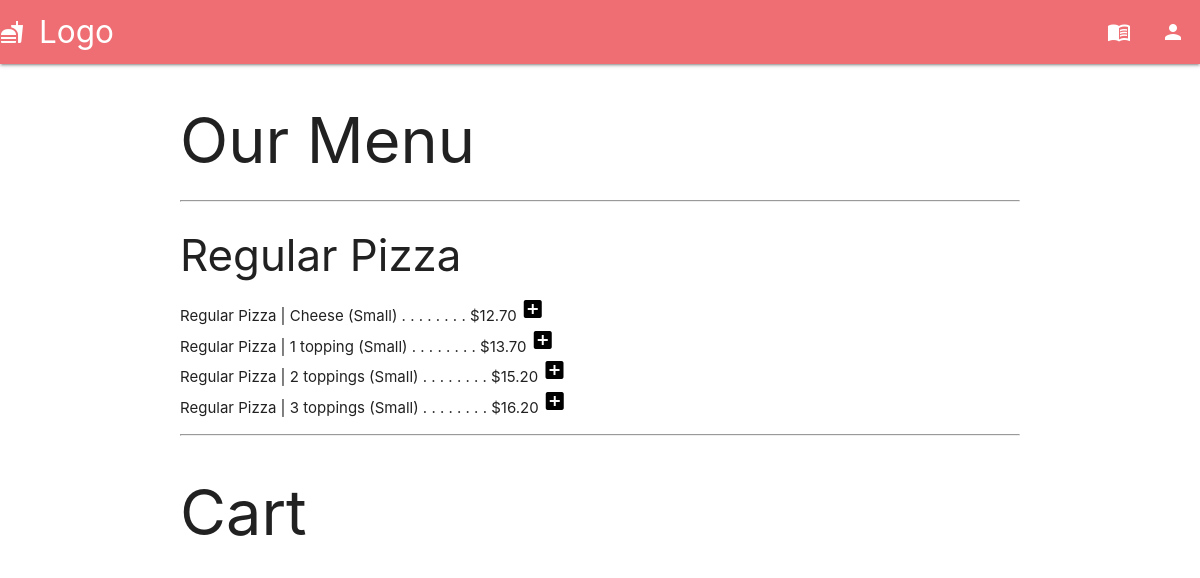
Before: / with the older database file.
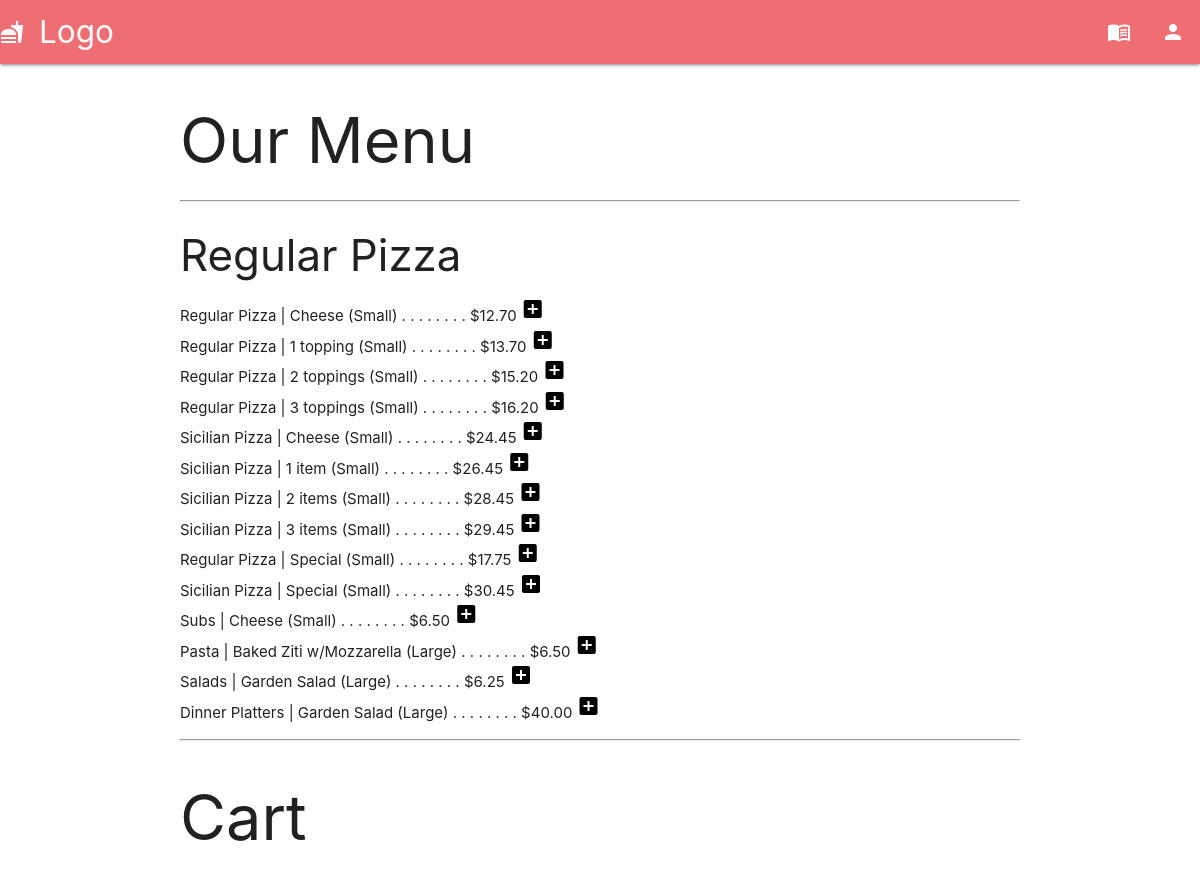
After: the same page with the newer database file.
### eshop/models.py (models this page shows, shortened)
class MenuItem(models.Model):
    category = models.ForeignKey('Category', on_delete=models.CASCADE)
    name = models.CharField(max_length=32)
    size = models.ForeignKey('Size', on_delete=models.CASCADE)
    price = models.DecimalField(decimal_places=2, max_digits=5, default=0)
    toppings = models.IntegerField() # How many toppings can you add?
    def __str__(self):
        return f"{self.category} | {self.name} ({self.size.name}) . . . . . . . . ${self.price}"

class Category(models.Model):
    name = models.CharField(max_length=32)
    def __str__(self):
        return f"{self.name}"

class Size(models.Model):
    name = models.CharField(max_length=32)

### eshop/views.py (the view)
# urls.py: path('', views.menu, name='menu'),
def menu(request):
    context = {
        'menu': MenuItem.objects.all()
    }
    return render(request, 'eshop/index.html', context)

### eshop/templates/eshop/index.html (shortened to what this page needs)
{% extends "base.html" %}
{% load static %}
{% block body %}
<h1>Our Menu</h1>
<hr>
<h3>Regular Pizza</h3>
    <ul>
        {% for item in menu %}
            <li>
                {{item}} <button class="to-cart material-icons" style="display:contents; cursor: pointer; width: 1em;" data-productId="{{item.id}}">add_box</button>
            </li>
        {% endfor %}
    </ul>
<hr>
<h1>Cart</h1>
{% endblock %}

### templates/base.html (shortened to what this page needs)
<html>
  <head>
    {% load static %}
    <link type="text/css" rel="stylesheet" href="{% static "css/materialize.min.css" %}"  media="screen,projection"/>
  </head>
  <body>
  <nav>
      <div class="nav-wrapper">
        <a href="#!" class="brand-logo"><i class="material-icons">fastfood</i>Logo</a>
        <ul class="right hide-on-med-and-down">
          <li><a href="collapsible.html"><i class="material-icons">menu_book</i></a></li>
          <li><a href="mobile.html"><i class="material-icons">person</i></a></li>
        </ul>
      </div>
    </nav>
    <div class="container">
        {% block body %}
        {% endblock %}
    </div>
  </body>
</html>

Changed rows visible on the page:
added MenuItem: category+name+size "Sicilian Pizza | Cheese (Small) . . . . . . . . $24.45"
added MenuItem: category+name+size "Sicilian Pizza | 1 item (Small) . . . . . . . . $26.45"
added MenuItem: category+name+size "Sicilian Pizza | 2 items (Small) . . . . . . . . $28.45"
added MenuItem: category+name+size "Sicilian Pizza | 3 items (Small) . . . . . . . . $29.45"
added MenuItem: category+name+size "Regular Pizza | Special (Small) . . . . . . . . $17.75"
added MenuItem: category+name+size "Sicilian Pizza | Special (Small) . . . . . . . . $30.45"
added MenuItem: category+name+size "Subs | Cheese (Small) . . . . . . . . $6.50"
added MenuItem: category+name+size "Pasta | Baked Ziti w/Mozzarella (Large) . . . . . . . . $6.50"
added MenuItem: category+name+size "Salads | Garden Salad (Large) . . . . . . . . $6.25"
added MenuItem: category+name+size "Dinner Platters | Garden Salad (Large) . . . . . . . . $40.00"
